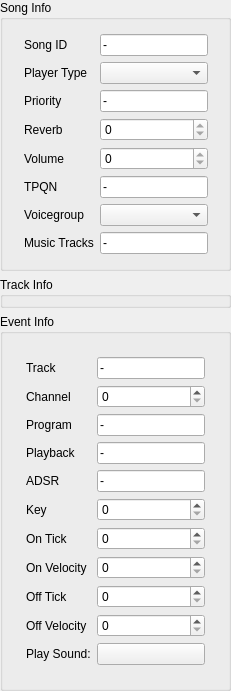
     <widget class="QFrame" name="frame_2">
      <property name="sizePolicy">
       <sizepolicy hsizetype="Minimum" vsizetype="Preferred">
        <horstretch>0</horstretch>
        <verstretch>0</verstretch>
       </sizepolicy>
      </property>
      <property name="minimumSize">
       <size>
        <width>100</width>
        <height>0</height>
       </size>
      </property>
      <property name="frameShape">
       <enum>QFrame::NoFrame</enum>
      </property>
      <property name="frameShadow">
       <enum>QFrame::Raised</enum>
      </property>
      <layout class="QVBoxLayout" name="verticalLayout_3">
       <property name="spacing">
        <number>-1</number>
       </property>
       <property name="leftMargin">
        <number>0</number>
       </property>
       <property name="topMargin">
        <number>0</number>
       </property>
       <property name="rightMargin">
        <number>0</number>
       </property>
       <property name="bottomMargin">
        <number>0</number>
       </property>
       <item>
        <widget class="QGroupBox" name="groupBox_3">
         <property name="sizePolicy">
          <sizepolicy hsizetype="Preferred" vsizetype="Expanding">
           <horstretch>0</horstretch>
           <verstretch>0</verstretch>
          </sizepolicy>
         </property>
         <property name="title">
          <string>Song Info</string>
         </property>
         <layout class="QVBoxLayout" name="verticalLayout_songInfo">
          <property name="leftMargin">
           <number>0</number>
          </property>
          <property name="topMargin">
           <number>0</number>
          </property>
          <property name="rightMargin">
           <number>0</number>
          </property>
          <property name="bottomMargin">
           <number>0</number>
          </property>
          <item>
           <spacer name="spacer_songinfo_top">
            <property name="orientation">
             <enum>Qt::Vertical</enum>
            </property>
            <property name="sizeHint" stdset="0">
             <size>
              <width>20</width>
              <height>10</height>
             </size>
            </property>
           </spacer>
          </item>
          <item>
           <layout class="QHBoxLayout" name="horizontalLayout_songInfoCenter">
            <item>
             <spacer name="spacer_songinfo_left">
              <property name="orientation">
               <enum>Qt::Horizontal</enum>
              </property>
              <property name="sizeHint" stdset="0">
               <size>
                <width>10</width>
                <height>20</height>
               </size>
              </property>
             </spacer>
            </item>
            <item>
             <layout class="QFormLayout" name="formLayout_songInfo">
              <property name="leftMargin">
               <number>4</number>
              </property>
              <property name="topMargin">
               <number>4</number>
              </property>
              <property name="rightMargin">
               <number>4</number>
              </property>
              <property name="bottomMargin">
               <number>4</number>
              </property>
              <item row="0" column="0">
               <widget class="GTMFormLabel" name="label_SongInfoSongId">
                <property name="text">
                 <string>Song ID</string>
                </property>
               </widget>
              </item>
              <item row="0" column="1">
               <widget class="GTMLineEdit" name="label_SongInfoSongIdValue">
                <property name="text">
                 <string>-</string>
                </property>
                <property name="readOnly">
                 <bool>true</bool>
                </property>
               </widget>
              </item>
              <item row="1" column="0">
               <widget class="GTMFormLabel" name="label_SongInfoPlayerType">
                <property name="text">
                 <string>Player Type</string>
                </property>
               </widget>
              </item>
              <item row="1" column="1">
               <widget class="GTMComboBox" name="label_SongInfoPlayerTypeValue">
                <property name="editable">
                 <bool>false</bool>
                </property>
               </widget>
              </item>
              <item row="2" column="0">
               <widget class="GTMFormLabel" name="label_SongInfoPriority">
                <property name="text">
                 <string>Priority</string>
                </property>
               </widget>
              </item>
              <item row="2" column="1">
               <widget class="GTMLineEdit" name="label_SongInfoPriorityValue">
                <property name="text">
                 <string>-</string>
                </property>
                <property name="readOnly">
                 <bool>true</bool>
                </property>
               </widget>
              </item>
              <item row="3" column="0">
               <widget class="GTMFormLabel" name="label_SongInfoReverb">
                <property name="text">
                 <string>Reverb</string>
                </property>
               </widget>
              </item>
              <item row="3" column="1">
               <widget class="GTMSpinBox" name="label_SongInfoReverbValue">
                <property name="readOnly">
                 <bool>true</bool>
                </property>
                <property name="maximum">
                 <number>127</number>
                </property>
               </widget>
              </item>
              <item row="4" column="0">
               <widget class="GTMFormLabel" name="label_SongInfoVolume">
                <property name="text">
                 <string>Volume</string>
                </property>
               </widget>
              </item>
              <item row="4" column="1">
               <widget class="GTMSpinBox" name="label_SongInfoVolumeValue">
                <property name="readOnly">
                 <bool>true</bool>
                </property>
                <property name="maximum">
                 <number>127</number>
                </property>
               </widget>
              </item>
              <item row="5" column="0">
               <widget class="GTMFormLabel" name="label_SongInfoTPQN">
                <property name="text">
                 <string>TPQN</string>
                </property>
               </widget>
              </item>
              <item row="5" column="1">
               <widget class="GTMLineEdit" name="label_SongInfoTPQNValue">
                <property name="text">
                 <string>-</string>
                </property>
                <property name="readOnly">
                 <bool>true</bool>
                </property>
               </widget>
              </item>
              <item row="6" column="0">
               <widget class="GTMFormLabel" name="label_SongInfoVoicegroup">
                <property name="text">
                 <string>Voicegroup</string>
                </property>
               </widget>
              </item>
              <item row="6" column="1">
               <widget class="GTMComboBox" name="label_SongInfoVoicegroupValue">
                <property name="editable">
                 <bool>false</bool>
                </property>
               </widget>
              </item>
              <item row="7" column="0">
               <widget class="GTMFormLabel" name="label_SongInfoMusicTracks">
                <property name="text">
                 <string>Music Tracks</string>
                </property>
               </widget>
              </item>
              <item row="7" column="1">
               <widget class="GTMLineEdit" name="label_SongInfoMusicTracksValue">
                <property name="text">
                 <string>-</string>
                </property>
                <property name="readOnly">
                 <bool>true</bool>
                </property>
               </widget>
              </item>
             </layout>
            </item>
            <item>
             <spacer name="spacer_songinfo_right">
              <property name="orientation">
               <enum>Qt::Horizontal</enum>
              </property>
              <property name="sizeHint" stdset="0">
               <size>
                <width>10</width>
                <height>20</height>
               </size>
              </property>
             </spacer>
            </item>
           </layout>
          </item>
          <item>
           <spacer name="spacer_songinfo_bottom">
            <property name="orientation">
             <enum>Qt::Vertical</enum>
            </property>
            <property name="sizeHint" stdset="0">
             <size>
              <width>20</width>
              <height>10</height>
             </size>
            </property>
           </spacer>
          </item>
         </layout>
        </widget>
       </item>
       <item>
        <widget class="QGroupBox" name="groupBox_2">
         <property name="sizePolicy">
          <sizepolicy hsizetype="Preferred" vsizetype="Expanding">
           <horstretch>0</horstretch>
           <verstretch>0</verstretch>
          </sizepolicy>
         </property>
         <property name="title">
          <string>Track Info</string>
         </property>
        </widget>
       </item>
       <item>
        <widget class="QGroupBox" name="groupBox">
         <property name="sizePolicy">
          <sizepolicy hsizetype="Preferred" vsizetype="Expanding">
           <horstretch>0</horstretch>
           <verstretch>0</verstretch>
          </sizepolicy>
         </property>
         <property name="title">
          <string>Event Info</string>
         </property>
         <layout class="QVBoxLayout" name="verticalLayout_eventInfo">
          <item>
           <spacer name="spacer_eventinfo_top">
            <property name="orientation">
             <enum>Qt::Vertical</enum>
            </property>
            <property name="sizeHint" stdset="0">
             <size>
              <width>20</width>
              <height>10</height>
             </size>
            </property>
           </spacer>
          </item>
          <item>
           <layout class="QHBoxLayout" name="horizontalLayout_eventInfoCenter">
            <item>
             <spacer name="spacer_eventinfo_left">
              <property name="orientation">
               <enum>Qt::Horizontal</enum>
              </property>
              <property name="sizeHint" stdset="0">
               <size>
                <width>10</width>
                <height>20</height>
               </size>
              </property>
             </spacer>
            </item>
            <item>
             <layout class="QFormLayout" name="formLayout">
              <property name="leftMargin">
               <number>4</number>
              </property>
              <property name="topMargin">
               <number>4</number>
              </property>
              <property name="rightMargin">
               <number>4</number>
              </property>
              <property name="bottomMargin">
               <number>4</number>
              </property>
              <item row="5" column="0">
               <widget class="GTMFormLabel" name="label_2">
                <property name="text">
                 <string>Key</string>
                </property>
               </widget>
              </item>
              <item row="5" column="1">
               <widget class="MidiKeySpinBox" name="spinBox_NoteKey">
                <property name="focusPolicy">
                 <enum>Qt::TabFocus</enum>
                </property>
               </widget>
              </item>
              <item row="10" column="1">
               <widget class="QPushButton" name="pushButton_NotePlay">
                <property name="text">
                 <string/>
                </property>
                <property name="icon">
                 <iconset resource="../../build_debug/src/ui/.qt/rcc/gtm-icons.qrc">
                  <normaloff>:/icons/play.svg</normaloff>:/icons/play.svg</iconset>
                </property>
               </widget>
              </item>
              <item row="10" column="0">
               <widget class="GTMFormLabel" name="label_3">
                <property name="text">
                 <string>Play Sound:</string>
                </property>
               </widget>
              </item>
              <item row="6" column="0">
               <widget class="GTMFormLabel" name="label_4">
                <property name="text">
                 <string>On Tick</string>
                </property>
               </widget>
              </item>
              <item row="7" column="0">
               <widget class="GTMFormLabel" name="label_5">
                <property name="text">
                 <string>On Velocity</string>
                </property>
               </widget>
              </item>
              <item row="8" column="0">
               <widget class="GTMFormLabel" name="label_6">
                <property name="text">
                 <string>Off Tick</string>
                </property>
               </widget>
              </item>
              <item row="9" column="0">
               <widget class="GTMFormLabel" name="label_7">
                <property name="text">
                 <string>Off Velocity</string>
                </property>
               </widget>
              </item>
              <item row="1" column="0">
               <widget class="GTMFormLabel" name="label_8">
                <property name="text">
                 <string>Channel</string>
                </property>
               </widget>
              </item>
              <item row="1" column="1">
               <widget class="QSpinBox" name="spinBox_NoteChannel">
                <property name="focusPolicy">
                 <enum>Qt::TabFocus</enum>
                </property>
               </widget>
              </item>
              <item row="6" column="1">
               <widget class="QSpinBox" name="spinBox_NoteOnTick">
                <property name="focusPolicy">
                 <enum>Qt::TabFocus</enum>
                </property>
               </widget>
              </item>
              <item row="7" column="1">
               <widget class="QSpinBox" name="spinBox_NoteOnVelocity">
                <property name="focusPolicy">
                 <enum>Qt::TabFocus</enum>
                </property>
               </widget>
              </item>
              <item row="8" column="1">
               <widget class="QSpinBox" name="spinBox_NoteOffTick">
                <property name="focusPolicy">
                 <enum>Qt::TabFocus</enum>
                </property>
               </widget>
              </item>
              <item row="9" column="1">
               <widget class="QSpinBox" name="spinBox_NoteOffVelocity">
                <property name="focusPolicy">
                 <enum>Qt::TabFocus</enum>
                </property>
               </widget>
              </item>
              <item row="0" column="0">
               <widget class="GTMFormLabel" name="label_EventTrack">
                <property name="text">
                 <string>Track</string>
                </property>
               </widget>
              </item>
              <item row="0" column="1">
               <widget class="GTMLineEdit" name="lineEdit_EventTrackValue">
                <property name="text">
                 <string>-</string>
                </property>
                <property name="readOnly">
                 <bool>true</bool>
                </property>
               </widget>
              </item>
              <item row="2" column="0">
               <widget class="GTMFormLabel" name="label_EventProgram">
                <property name="text">
                 <string>Program</string>
                </property>
               </widget>
              </item>
              <item row="2" column="1">
               <widget class="GTMLineEdit" name="lineEdit_EventProgramValue">
                <property name="text">
                 <string>-</string>
                </property>
                <property name="readOnly">
                 <bool>true</bool>
                </property>
               </widget>
              </item>
              <item row="3" column="0">
               <widget class="GTMFormLabel" name="label_EventType">
                <property name="text">
                 <string>Playback</string>
                </property>
               </widget>
              </item>
              <item row="3" column="1">
               <widget class="GTMLineEdit" name="lineEdit_EventTypeValue">
                <property name="text">
                 <string>-</string>
                </property>
                <property name="readOnly">
                 <bool>true</bool>
                </property>
               </widget>
              </item>
              <item row="4" column="0">
               <widget class="GTMFormLabel" name="label_EventAdsr">
                <property name="text">
                 <string>ADSR</string>
                </property>
               </widget>
              </item>
              <item row="4" column="1">
               <widget class="GTMLineEdit" name="lineEdit_EventAdsrValue">
                <property name="text">
                 <string>-</string>
                </property>
                <property name="readOnly">
                 <bool>true</bool>
                </property>
               </widget>
              </item>
             </layout>
            </item>
            <item>
             <spacer name="spacer_eventinfo_right">
              <property name="orientation">
               <enum>Qt::Horizontal</enum>
              </property>
              <property name="sizeHint" stdset="0">
               <size>
                <width>10</width>
                <height>20</height>
               </size>
              </property>
             </spacer>
            </item>
           </layout>
          </item>
          <item>
           <spacer name="spacer_eventinfo_bottom">
            <property name="orientation">
             <enum>Qt::Vertical</enum>
            </property>
            <property name="sizeHint" stdset="0">
             <size>
              <width>20</width>
              <height>10</height>
             </size>
            </property>
           </spacer>
          </item>
         </layout>
        </widget>
       </item>
      </layout>
     </widget>
